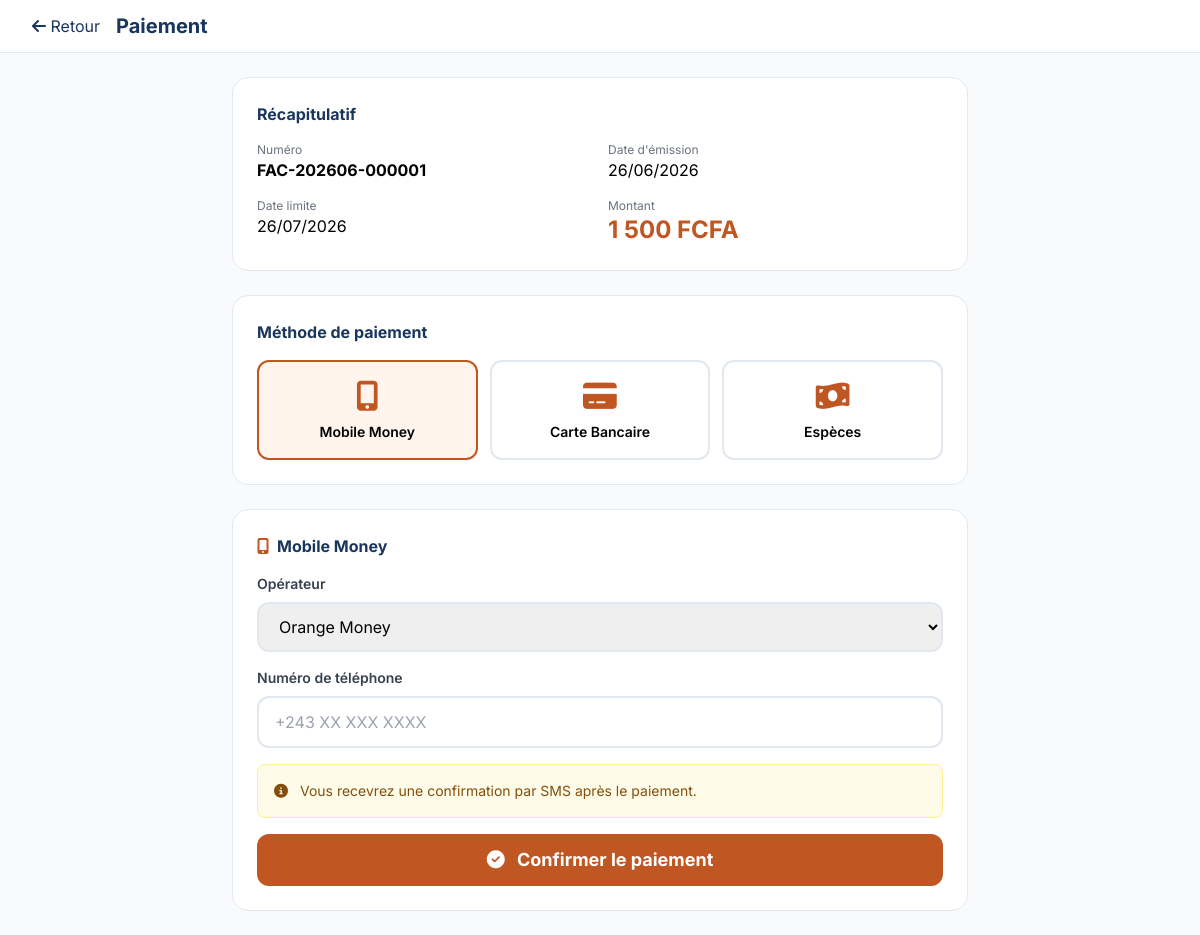
/Pages/Client/Factures/payer.php?id=1 (signed in), run on the app's committed database.
### tables this page shows
CREATE TABLE `facture` (
  `idFacture` int(11) NOT NULL,
  `numeroFacture` varchar(50) NOT NULL,
  `dateEmission` date NOT NULL,
  `dateEcheance` date NOT NULL,
  `dateLimitePaiement` date NOT NULL,
  `datePaiementReel` date DEFAULT NULL,
  `montantTotal` float NOT NULL,
  `montantHT` float DEFAULT NULL,
  `montantTVA` float DEFAULT NULL,
  `tauxTVA` float DEFAULT 18,
  `montantPenalite` float DEFAULT 0,
  `montantReduction` float DEFAULT 0,
  `remise` float DEFAULT 0,
  `statut` enum('en_attente','payee','en_retard','annulee','impayee') DEFAULT 'en_attente',
  `typeFacture` enum('normale','regulatrice','penalite') DEFAULT 'normale',
  `periodeConsoDebut` date DEFAULT NULL,
  `periodeConsoFin` date DEFAULT NULL,
  `description` text DEFAULT NULL,
  `idClient` int(11) DEFAULT NULL,
  `idConsommation` int(11) DEFAULT NULL,
  `idAgentCreation` int(11) DEFAULT NULL,
  `dateCreation` timestamp NOT NULL DEFAULT current_timestamp(),
  `dateModification` timestamp NOT NULL DEFAULT current_timestamp() ON UPDATE current_timestamp()
);

### Classes/Database.php (called while the page is built)
<?php
class Database {
    private static $instance = null;
    private $connection;
    private $host = 'localhost';
    private $dbname = 'gestion_compteurs';
    private $username = 'root';
    private $password = '';
    private function __construct() {
        try {
            $this->connection = new PDO(
                "mysql:host={$this->host};dbname={$this->dbname};charset=utf8",
                $this->username,
                $this->password,
                [
                    PDO::ATTR_ERRMODE => PDO::ERRMODE_EXCEPTION,
                    PDO::ATTR_DEFAULT_FETCH_MODE => PDO::FETCH_ASSOC,
                    PDO::ATTR_EMULATE_PREPARES => false
                ]
            );
        } catch (PDOException $e) {
            die("Erreur de connexion à la base de données: " . $e->getMessage());
        }
    }
    public static function getInstance() {
        if (self::$instance === null) {
            self::$instance = new self();
        }
        return self::$instance;
    }
    public function getConnection() {
        return $this->connection;
    }
}
?>

### Classes/Facture.php (called while the page is built, shortened)
<?php
require_once __DIR__ . '/Database.php';
class Facture {
    private $db;
    private $idFacture;
    private $numeroFacture;
    private $dateEmission;
    private $dateEcheance;
    private $dateLimitePaiement;
    private $datePaiementReel;
    private $montantTotal;
    private $montantHT;
    private $montantTVA;
    private $tauxTVA;
    private $montantPenalite;
    private $montantReduction;
    private $remise;
    private $statut;
    private $typeFacture;
    private $description;
    private $idClient;
    public function __construct() {
        $this->db = Database::getInstance()->getConnection();
    }
    private function hydrate($data) {
        $this->idFacture = $data['idFacture'] ?? null;
        $this->numeroFacture = $data['numeroFacture'] ?? null;
        $this->dateEmission = $data['dateEmission'] ?? null;
        $this->dateEcheance = $data['dateEcheance'] ?? null;
        $this->dateLimitePaiement = $data['dateLimitePaiement'] ?? null;
        $this->datePaiementReel = $data['datePaiementReel'] ?? null;
        $this->montantTotal = $data['montantTotal'] ?? null;
        $this->montantHT = $data['montantHT'] ?? null;
        $this->montantTVA = $data['montantTVA'] ?? null;
        $this->tauxTVA = $data['tauxTVA'] ?? 18.0;
        $this->montantPenalite = $data['montantPenalite'] ?? 0;
        $this->montantReduction = $data['montantReduction'] ?? 0;
        $this->remise = $data['remise'] ?? 0;
        $this->statut = $data['statut'] ?? 'en_attente';
        $this->typeFacture = $data['typeFacture'] ?? 'normale';
        $this->description = $data['description'] ?? null;
        $this->idClient = $data['idClient'] ?? null;
    }
    public function getById($id) {
        try {
            $stmt = $this->db->prepare("
                SELECT f.*, CONCAT(c.nom, ' ', c.prenom) as client_nom,
                       c.email as client_email, c.telephone as client_telephone
                FROM Facture f
                LEFT JOIN Client c ON f.idClient = c.idClient
                WHERE f.idFacture = ?
            ");
            $stmt->execute([$id]);
            $data = $stmt->fetch();
            if ($data) {
                return $this;
            }
            return null;
        } catch (PDOException $e) {
            return null;
        }
    }
    public function toArray() {
        return [
            'idFacture' => $this->idFacture,
            'numeroFacture' => $this->numeroFacture,
            'dateEmission' => $this->dateEmission,
            'dateEcheance' => $this->dateEcheance,
            'dateLimitePaiement' => $this->dateLimitePaiement,
            'datePaiementReel' => $this->datePaiementReel,
            'montantTotal' => $this->montantTotal,
            'montantHT' => $this->montantHT,
            'montantTVA' => $this->montantTVA,
            'tauxTVA' => $this->tauxTVA,
            'montantPenalite' => $this->montantPenalite,
            'montantReduction' => $this->montantReduction,
            'remise' => $this->remise,
            'statut' => $this->statut,
            'typeFacture' => $this->typeFacture,
            'description' => $this->description,
            'idClient' => $this->idClient
        ];
    }
}
?>

### Pages/Client/Factures/payer.php (the view, shortened to what this page needs)
<?php
require_once __DIR__ . '/../../../Classes/Database.php';
require_once __DIR__ . '/../../../Classes/Facture.php';
$idFacture = $_GET['id'] ?? 0;
$facture = new Facture();
$factureInfo = $facture->getById($idFacture);
$factureData = $factureInfo->toArray();
$estPayee = $factureData['statut'] === 'payee';
$isEnRetard = strtotime($factureData['dateLimitePaiement']) < time() && !$estPayee;
?>
<!DOCTYPE html>
<html lang="fr">
<head>
    <script src="https://cdn.tailwindcss.com"></script>
    <link rel="stylesheet" href="https://cdnjs.cloudflare.com/ajax/libs/font-awesome/6.5.1/css/all.min.css">
</head>
<body class="bg-gray-50">
<header class="topbar">
    <div class="flex items-center space-x-4">
        <a href="index.php" class="text-primary hover:text-secondary transition">
            <i class="fas fa-arrow-left"></i> Retour
        </a>
        <h1 class="text-xl font-bold text-primary">Paiement</h1>
    </div>
</header>
<div class="max-w-3xl mx-auto px-4 py-6">
    <?php if ($estPayee): ?>
        <div class="bg-green-50 border border-green-200 text-green-600 rounded-xl p-6 text-center">
            <i class="fas fa-check-circle text-4xl mb-3 block"></i>
            <h2 class="text-xl font-bold">Facture déjà payée</h2>
            <p class="text-sm">Cette facture a déjà été réglée.</p>
            <a href="index.php" class="btn-secondary inline-block mt-4 px-6 py-2 rounded-lg">Voir mes factures</a>
        </div>
    <?php else: ?>
        <div class="card-snel mb-6">
            <h3 class="font-bold text-primary mb-4">Récapitulatif</h3>
            <div class="grid md:grid-cols-2 gap-4">
                <div>
                    <p class="text-xs text-gray-500">Numéro</p>
                    <p class="font-bold"><?= htmlspecialchars($factureData['numeroFacture']) ?></p>
                </div>
                <div>
                    <p class="text-xs text-gray-500">Date d'émission</p>
                    <p><?= date('d/m/Y', strtotime($factureData['dateEmission'])) ?></p>
                </div>
                <div>
                    <p class="text-xs text-gray-500">Date limite</p>
                    <p class="<?= $isEnRetard ? 'text-red-500 font-bold' : '' ?>">
                        <?= date('d/m/Y', strtotime($factureData['dateLimitePaiement'])) ?>
                    </p>
                </div>
                <div>
                    <p class="text-xs text-gray-500">Montant</p>
                    <p class="text-2xl font-bold text-secondary"><?= number_format($factureData['montantTotal'], 0, ',', ' ') ?> FCFA</p>
                </div>
            </div>
        </div>
        <div class="card-snel mb-6">
            <h3 class="font-bold text-primary mb-4">Méthode de paiement</h3>
            <div class="grid md:grid-cols-3 gap-3">
                <div class="payment-method selected" onclick="selectPayment(this, 'mobile_money')">
                    <i class="fas fa-mobile-alt text-3xl text-secondary mb-2"></i>
                    <p class="font-semibold text-sm">Mobile Money</p>
                </div>
                <div class="payment-method" onclick="selectPayment(this, 'carte')">
                    <i class="fas fa-credit-card text-3xl text-secondary mb-2"></i>
                    <p class="font-semibold text-sm">Carte Bancaire</p>
                </div>
                <div class="payment-method" onclick="selectPayment(this, 'especes')">
                    <i class="fas fa-money-bill-wave text-3xl text-secondary mb-2"></i>
                    <p class="font-semibold text-sm">Espèces</p>
                </div>
            </div>
        </div>
        <div class="card-snel" id="mobile_money_form">
            <h3 class="font-bold text-primary mb-4">
                <i class="fas fa-mobile-alt text-secondary mr-2"></i>Mobile Money
            </h3>
            <form method="POST" action="/api/client/payer_facture.php">
                <div class="mb-4">
                    <label class="block text-sm font-semibold text-gray-700 mb-2">Opérateur</label>
                    <select name="operateur" class="input-field" required>
                        <option value="orange">Orange Money</option>
                    </select>
                </div>
                <div class="mb-4">
                    <label class="block text-sm font-semibold text-gray-700 mb-2">Numéro de téléphone</label>
                    <input type="tel" name="telephone" class="input-field" placeholder="+243 XX XXX XXXX" required>
                </div>
                <div class="bg-yellow-50 border border-yellow-200 rounded-lg p-4 mb-4">
                    <p class="text-sm text-yellow-800">
                        <i class="fas fa-info-circle mr-2"></i>
                        Vous recevrez une confirmation par SMS après le paiement.
                    </p>
                </div>
                <button type="submit" class="btn-secondary w-full py-3 rounded-xl font-bold text-lg">
                    <i class="fas fa-check-circle mr-2"></i> Confirmer le paiement
                </button>
            </form>
        </div>
    <?php endif; ?>
</div>
</body>
</html>

### Pages/Client/Factures/payer.php (style rules this page uses)
* { font-family: 'Inter', sans-serif; }
:root { --primary: #1a365d; --secondary: #c05621; --accent: #ecc94b; }
.text-primary { color: var(--primary); }
.text-secondary { color: var(--secondary); }
.btn-secondary { background: var(--secondary); color: white; transition: all 0.3s ease; }
.input-field { width: 100%; padding: 0.75rem 1rem; border: 2px solid #e2e8f0; border-radius: 0.75rem; transition: all 0.3s ease; }
.card-snel { background: white; border-radius: 1rem; padding: 1.5rem; border: 1px solid #e2e8f0; }
.payment-method { border: 2px solid #e2e8f0; border-radius: 0.75rem; padding: 1rem; cursor: pointer; transition: all 0.3s ease; text-align: center; }
.payment-method.selected { border-color: var(--secondary); background: #fff5ed; }
.topbar { background: white; border-bottom: 1px solid #e2e8f0; padding: 0.75rem 2rem; position: sticky; top: 0; z-index: 50; }

### data on the page
facture: numeroFacture "FAC-202606-000001", dateEmission "26/06/2026", dateLimitePaiement "26/07/2026", montantTotal "1 500"
